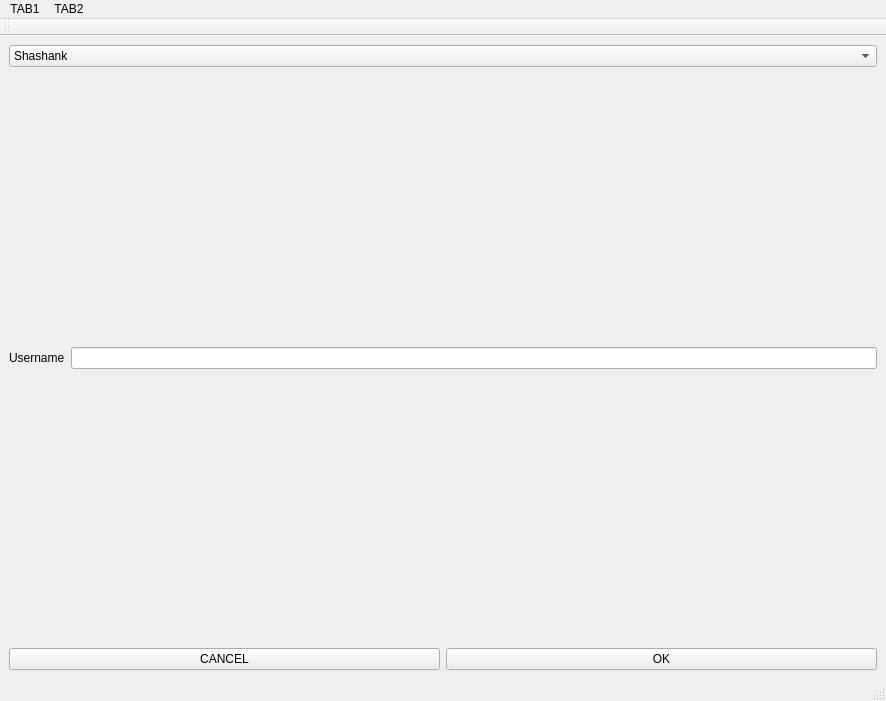
<?xml version="1.0" encoding="UTF-8"?>
<ui version="4.0">
 <class>MainWindow</class>
 <widget class="QMainWindow" name="MainWindow">
  <property name="geometry">
   <rect>
    <x>0</x>
    <y>0</y>
    <width>886</width>
    <height>701</height>
   </rect>
  </property>
  <property name="windowTitle">
   <string>Shashank Demo</string>
  </property>
  <widget class="QWidget" name="centralwidget">
   <layout class="QGridLayout" name="gridLayout_2">
    <item row="0" column="0" colspan="2">
     <layout class="QVBoxLayout" name="verticalLayout_2">
      <item>
       <widget class="QComboBox" name="comboBox">
        <item>
         <property name="text">
          <string>Shashank</string>
         </property>
        </item>
        <item>
         <property name="text">
          <string>Shekhar</string>
         </property>
        </item>
        <item>
         <property name="text">
          <string>Tux</string>
         </property>
        </item>
        <item>
         <property name="text">
          <string>Minix</string>
         </property>
        </item>
       </widget>
      </item>
     </layout>
    </item>
    <item row="1" column="0" colspan="2">
     <layout class="QFormLayout" name="formLayout_2">
      <property name="fieldGrowthPolicy">
       <enum>QFormLayout::AllNonFixedFieldsGrow</enum>
      </property>
      <item row="1" column="0">
       <widget class="QLabel" name="sdsd">
        <property name="text">
         <string>Username</string>
        </property>
       </widget>
      </item>
      <item row="1" column="1">
       <widget class="QLineEdit" name="asdLineEdit"/>
      </item>
      <item row="0" column="1">
       <spacer name="verticalSpacer">
        <property name="orientation">
         <enum>Qt::Vertical</enum>
        </property>
        <property name="sizeHint" stdset="0">
         <size>
          <width>20</width>
          <height>40</height>
         </size>
        </property>
       </spacer>
      </item>
      <item row="2" column="1">
       <widget class="QStackedWidget" name="stackedWidget">
        <widget class="QWidget" name="page"/>
        <widget class="QWidget" name="page_2"/>
       </widget>
      </item>
     </layout>
    </item>
    <item row="2" column="0">
     <widget class="QPushButton" name="cancelButton">
      <property name="text">
       <string>CANCEL</string>
      </property>
     </widget>
    </item>
    <item row="2" column="1">
     <widget class="QPushButton" name="okButton">
      <property name="text">
       <string>OK</string>
      </property>
     </widget>
    </item>
   </layout>
  </widget>
  <widget class="QMenuBar" name="menubar">
   <property name="geometry">
    <rect>
     <x>0</x>
     <y>0</y>
     <width>886</width>
     <height>26</height>
    </rect>
   </property>
   <widget class="QMenu" name="menuTAB1">
    <property name="title">
     <string>TAB1</string>
    </property>
    <addaction name="separator"/>
   </widget>
   <widget class="QMenu" name="menuTAB2">
    <property name="title">
     <string>TAB2</string>
    </property>
   </widget>
   <addaction name="menuTAB1"/>
   <addaction name="menuTAB2"/>
  </widget>
  <widget class="QStatusBar" name="statusbar"/>
  <widget class="QToolBar" name="toolBar">
   <property name="windowTitle">
    <string>toolBar</string>
   </property>
   <attribute name="toolBarArea">
    <enum>TopToolBarArea</enum>
   </attribute>
   <attribute name="toolBarBreak">
    <bool>false</bool>
   </attribute>
  </widget>
  <action name="actionSdasd">
   <property name="text">
    <string>sdasd</string>
   </property>
  </action>
  <action name="actionAsdasd">
   <property name="text">
    <string>asdasd</string>
   </property>
  </action>
 </widget>
 <resources/>
 <connections>
  <connection>
   <sender>comboBox</sender>
   <signal>activated(QString)</signal>
   <receiver>sdsd</receiver>
   <slot>setText(QString)</slot>
   <hints>
    <hint type="sourcelabel">
     <x>106</x>
     <y>206</y>
    </hint>
    <hint type="destinationlabel">
     <x>34</x>
     <y>363</y>
    </hint>
   </hints>
  </connection>
  <connection>
   <sender>cancelButton</sender>
   <signal>clicked()</signal>
   <receiver>MainWindow</receiver>
   <slot>close()</slot>
   <hints>
    <hint type="sourcelabel">
     <x>251</x>
     <y>651</y>
    </hint>
    <hint type="destinationlabel">
     <x>836</x>
     <y>479</y>
    </hint>
   </hints>
  </connection>
 </connections>
</ui>
